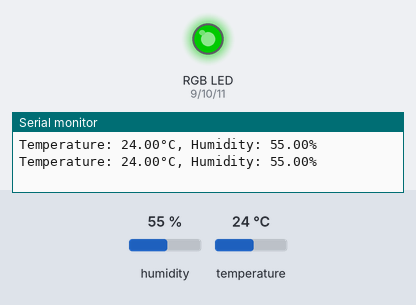
Bench run of a sketch on a simulated Arduino Uno, built with avr-gcc and run on an emulated ATmega328P. On the bench: an RGB LED mixed from three pins (HIGH = lit), the last lines printed to the serial monitor. Dashed ring = blinking. The inputs (shaded band) are chosen by the test bench; at power-on: temperature 24 °C, humidity 55 %. Dim RGB values are drawn brighter than linear.

Above: at 2.8 s.
2.9 s: temperature set to 21 °C
5.6 s: temperature set to 18 °C
At 6.4 s:
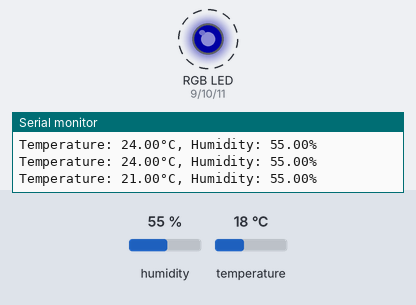
9.1 s: temperature set to 28 °C
At 11.2 s:
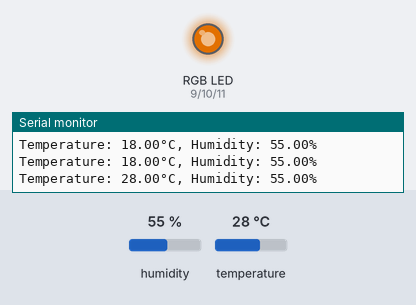
11.8 s: temperature set to 31 °C
At 13.6 s:
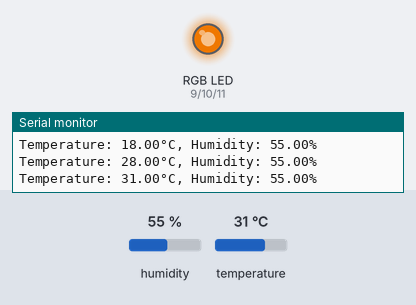
14.5 s: temperature set to 34 °C
At 16.6 s:
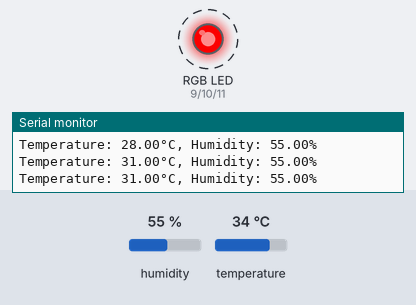
20.5 s: temperature set to 12 °C
At 22.1 s:
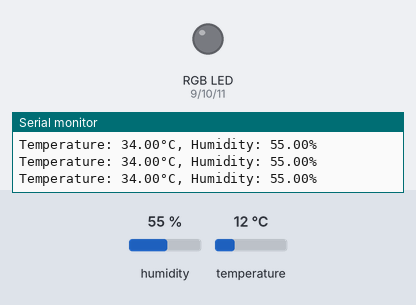
Timing chart, 0 to 23.6 s (numbered marks = the images above; inputs shaded):
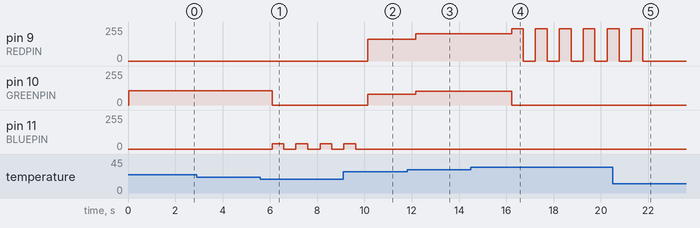

Measured:
- the behaviour switches between 20 and 19 °C on temperature (found by bisection; images 0 and 1)
- the behaviour switches between 32 and 33 °C on temperature (found by bisection; images 3 and 4)
- after the input at 5.6 s, pin 10 (GREENPIN): 106/255 → 0/255 after 0.50 s; pin 11 (BLUEPIN): alternates 38/255 for 0.50 s and 0/255 for 0.51 s, starting after 0.50 s
- after the input at 9.1 s, pin 9 (REDPIN): 0/255 → 165/255 after 1.0 s; pin 10 (GREENPIN): 0/255 → 82/255 after 1.0 s; pin 11 (BLUEPIN): goes on until 9.6 s, then stays 0/255
- after the input at 11.8 s, pin 9 (REDPIN): 165/255 → 204/255 after 0.37 s; pin 10 (GREENPIN): 82/255 → 102/255 after 0.37 s
- after the input at 14.5 s, pin 9 (REDPIN): alternates 242/255 for 0.50 s and 0/255 for 0.51 s, starting after 1.7 s; pin 10 (GREENPIN): 102/255 → 0/255 after 1.7 s
- after the input at 20.5 s, pin 9 (REDPIN): goes on until 21.8 s, then stays 0/255

The sketch:

SMART_HOME_DEVICE_FOR_HUMIDITY_AND_TEMPERATURE_MONITORING.ino
```cpp
#include <DHT.h>

#define DHTPIN 5       // DHT11 data pin
#define REDPIN 9       // RGB LED red pin
#define GREENPIN 10    // RGB LED green pin
#define BLUEPIN 11     // RGB LED blue pin
#define DHTTYPE DHT11  // DHT sensor type

DHT dht(DHTPIN, DHTTYPE);
bool isBlinking = false;

void setup() {
  Serial.begin(9600);
  dht.begin();
  pinMode(REDPIN, OUTPUT);
  pinMode(GREENPIN, OUTPUT);
  pinMode(BLUEPIN, OUTPUT);
}

void loop() {
  float humidity = dht.readHumidity();
  float temperature = dht.readTemperature();

  if (isnan(humidity) || isnan(temperature)) {
    Serial.println("Failed to read from DHT sensor!");
    return;
  }

  // Map temperature from 15-35°C to LED intensity
  int tempIntensity = map(constrain(temperature, 15, 35), 15, 35, 0, 255);
  // Map humidity from 30-90% to LED intensity
  int humidIntensity = map(constrain(humidity, 30, 90), 30, 90, 0, 255);

  // Normal conditions
  if (temperature >= 20 && temperature <= 25 && humidity >= 40 && humidity <= 60) {
    // Comfortable - steady green with humidity-based intensity
    setColor(0, humidIntensity, 0);
    isBlinking = false;
  }
  // Hot conditions
  else if (temperature > 25) {
    if (temperature > 32) {
      // Very hot - blink red
      isBlinking = true;
      blinkColor(tempIntensity, 0, 0);
    } else {
      // Warm - red-yellow gradient
      setColor(tempIntensity, tempIntensity/2, 0);
      isBlinking = false;
    }
  }
  // Cold conditions
  else if (temperature < 25) {
    if (temperature < 20) {
      // Very cold - blink blue
      isBlinking = true;
      blinkColor(0, 0, tempIntensity);
    } else {
      // Cool - blue-green gradient
      setColor(0, tempIntensity/2, tempIntensity);
      isBlinking = false;
    }
  }

  Serial.print("Temperature: ");
  Serial.print(temperature);
  Serial.print("°C, Humidity: ");
  Serial.print(humidity);
  Serial.println("%");

  if (!isBlinking) {
    delay(2000);
  }
}

void setColor(int red, int green, int blue) {
  analogWrite(REDPIN, red);
  analogWrite(GREENPIN, green);
  analogWrite(BLUEPIN, blue);
}

void blinkColor(int red, int green, int blue) {
  setColor(red, green, blue);
  delay(500);
  setColor(0, 0, 0);
  delay(500);
}
```
